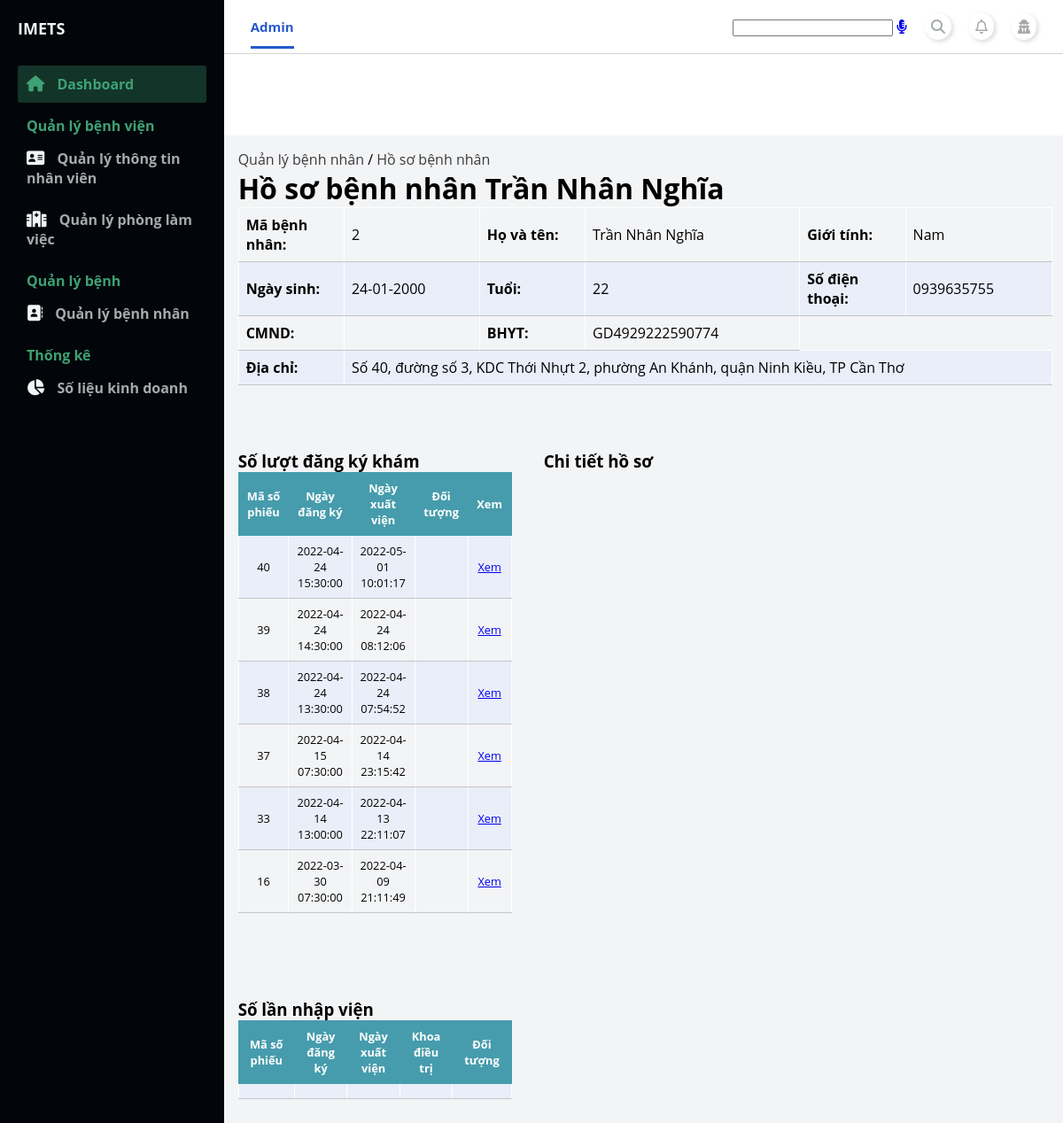
/admin/index.php?page_layout=patient_management&ID_Patient=1 (signed in), run on the app's committed database.
### tables this page shows
CREATE TABLE `patient` (
  `ID_Patient` int(11) NOT NULL,
  `Name` varchar(100) NOT NULL,
  `DOB` date NOT NULL,
  `Sex` varchar(10) NOT NULL,
  `Address` varchar(200) DEFAULT NULL,
  `CMND` varchar(15) DEFAULT NULL,
  `PhoneNumber` varchar(25) NOT NULL,
  `ID_BHYT` varchar(20) DEFAULT NULL,
  `VoteRate` double NOT NULL,
  `UserName` varchar(100) NOT NULL,
  `Password` varchar(100) NOT NULL
);

CREATE TABLE `appointment` (
  `ID_Appointment` int(11) NOT NULL,
  `ID_Staff` int(11) NOT NULL,
  `ID_Patient` int(11) NOT NULL,
  `Date_Booking` datetime NOT NULL,
  `Date_Checkup` int(11) NOT NULL,
  `Date_HospitalDischarge` datetime DEFAULT NULL,
  `Date_ReCheckup` date DEFAULT NULL,
  `BHYT_Checkin` float NOT NULL,
  `ID_PaymentMethod` int(11) DEFAULT NULL,
  `StatusAppointment` varchar(100) DEFAULT NULL
);

CREATE TABLE `medicalrecord` (
  `ID_MedicalRecord` int(11) NOT NULL,
  `ID_Appointment` int(11) NOT NULL,
  `ReasonCheckup` varchar(50) DEFAULT NULL,
  `BodyCheck` varchar(50) DEFAULT NULL,
  `BodyPartsCheck` varchar(50) DEFAULT NULL,
  `PulseRate` int(11) DEFAULT NULL,
  `Temp` float DEFAULT NULL,
  `BloodPressure` varchar(10) DEFAULT NULL,
  `Breathing` int(11) DEFAULT NULL,
  `Height` float DEFAULT NULL,
  `Weight` float DEFAULT NULL,
  `Result` varchar(255) DEFAULT NULL,
  `TreatmentDirection` varchar(255) DEFAULT NULL,
  `Advice` varchar(255) DEFAULT NULL
);

CREATE TABLE `schedule` (
  `ID_schedule` int(11) NOT NULL,
  `title` varchar(255) NOT NULL,
  `Session` varchar(15) NOT NULL,
  `start` datetime DEFAULT NULL,
  `end` datetime DEFAULT NULL,
  `ID_Staff` int(11) NOT NULL,
  `ID_Room` int(11) NOT NULL,
  `t_stamp` timestamp NOT NULL DEFAULT current_timestamp() ON UPDATE current_timestamp()
);

### admin/modules_admin/patient_management/patientManagement.php (the view)
<?php
    include './../config.php';
    $ID_Patient = $_GET['ID_Patient'];
    $sql = "SELECT * FROM appointment JOIN patient ON appointment.ID_Patient=patient.ID_Patient";
    $query = mysqli_query($conn, $sql);
    $rows = mysqli_fetch_array($query);
?>
<main>
    <div class="container-table">
        <div class="link-nav-pages">
            <a href="./index.php?page_layout=patient_management">Quản lý bệnh nhân</a> /
            <a href="">Hồ sơ bệnh nhân</a>
        </div>
        <div class="table-header">
            <h1>Hồ sơ bệnh nhân <?php echo $rows['Name'] ?></h1>
        </div>
        <div class="personalInfo">
                <table class="personalInfoTable">
                    <tr>
                        <th>Mã bệnh nhân: </th>
                        <td><?php echo $rows['ID_Patient'] ?></td>
                        <th>Họ và tên: </th>
                        <td><?php echo $rows['Name'] ?></td>
                        <th>Giới tính: </th>
                        <td><?php echo $rows['Sex'] ?></td>
                    </tr>
                    <tr>
                        <th>Ngày sinh: </th>
                        <td><?php
                            echo date('d-m-Y', strtotime($rows['DOB'])); ?></td>
                        <th>Tuổi: </th>
                        <td><?php
                            $date = getdate();
                            echo $date['year'] - substr($rows['DOB'],0,4);
                        ?></td>
                        <th>Số điện thoại: </th>
                        <td><?php echo $rows['PhoneNumber'] ?></td>
                    </tr>
                    <tr>
                        <th>CMND: </th>
                        <td><?php echo $rows['CMND'] ?></td>
                        <th>BHYT: </th>
                        <td><?php echo $rows['ID_BHYT'] ?></td>
                    </tr>
                    <tr>
                        <th>Địa chỉ: </th>
                        <td colspan="5"><?php echo $rows['Address'] ?></td>
                    </tr>
                </table>
            </div>
            <div class="record">
                <div class="summary">
                    <div class="summary-content">
                        <h3>Số lượt đăng ký khám</h3>
                        <table class="personalInfoTable recordTable">
                            <tr>
                                <th>Mã số phiếu</th>
                                <th>Ngày đăng ký</th>
                                <th>Ngày xuất viện</th>
                                <th>Đối tượng</th>
                                <th>Xem</th>
                            </tr>
                            <?php
                                    $sql_appointment = "SELECT * FROM appointment
                                    JOIN schedule ON schedule.ID_schedule=appointment.Date_Checkup
                                    JOIN staff ON staff.ID_Staff=appointment.ID_Staff
                                    JOIN medicalrecord ON medicalrecord.ID_Appointment=appointment.ID_Appointment
                                    ORDER BY appointment.ID_Appointment DESC";
                                    $query_appointment = mysqli_query($conn, $sql_appointment);
                                    while($rows_appointment = mysqli_fetch_array($query_appointment)){
                                ?>
                            <tr>
                                <td><?php echo $rows_appointment['ID_Appointment'] ?></td>
                                <td><?php echo $rows_appointment['start'] ?></td>
                                <td><?php echo $rows_appointment['Date_HospitalDischarge'] ?></td>
                                <td><?php if($rows_appointment['BHYT_Checkin']==1) echo 'BHYT';?></td>
                                <td><a href="./index.php?page_layout=patient_management&ID_Patient=<?php echo $ID_Patient ?>&ID_Appointment=<?php echo $rows_appointment['ID_Appointment'] ?>">Xem</a></td>
                            </tr>
                            <?php
                                }
                            ?>
                        </table>
                    </div>
                    <br>
                    <div class="summary-content">
                        <h3>Số lần nhập viện</h3>
                        <table class="personalInfoTable recordTable">
                            <tr>
                                <th>Mã số phiếu</th>
                                <th>Ngày đăng ký</th>
                                <th>Ngày xuất viện</th>
                                <th>Khoa điều trị</th>
                                <th>Đối tượng</th>
                            </tr>
                            <tr>
                                <td></td>
                                <td></td>
                                <td></td>
                                <td></td>
                                <td></td>
                            </tr>
                        </table>
                    </div>
                </div>
                <?php include './modules_admin/patient_management/detailRecord.php'; ?>
            </div>
    </div>
</main>

### admin/modules_admin/style/index_admin.css (style rules this page uses)
:root { --white: #ffffff; --lightblue:#E9EEF9; --blue:#295FD5; --blacktext:#3B3B3B; --red: #E85253; --box-shadow:.5rem .5rem 0 rgba(22, 86, 160, 0.2); --text-shadow:.4rem .4rem 0 rgba(0, 0, 0, .2); --border:.2rem solid var(--blue); }
* { margin: 0; padding: 0; }
body { box-sizing: border-box; font-family: 'Open Sans', sans-serif; }

### admin/modules_admin/style/content_admin.css (style rules this page uses)
main { background: #f3f4f6; grid-area: main; overflow-y: auto; }

### admin/modules_admin/style/staff_management.css (style rules this page uses)
.container-table { width: 97%; margin: 1rem 1rem 0 1rem; }
th, td { text-align: left; padding: 0.5rem; }
tr:nth-child(even) { background-color: var(--lightblue); }

### admin/modules_admin/style/detail_staffManagement.css (style rules this page uses)
.link-nav-pages a { text-decoration: none; color: var(--blacktext); }

### admin/modules_admin/style/patient_management.css (style rules this page uses)
.personalInfoTable { border-collapse: collapse; width: 100%; }
.personalInfoTable th, td { padding: 8px; text-align: left; border-bottom: 1px solid #c5c5c5; border-top: 1px solid #ffffff; border-right: 1px solid #ffffff; border-left: 1px solid #ffffff; }
.personalInfoTable th { width: 13%; }
.record { display: flex; }
.summary { width: 35%; height: 100vh; }
.recordTable th { background-color: #469cac; border: 1px solid #469cac; color: #ffffff; font-size: 0.8rem; text-align: center; }
.recordTable td { font-size: 0.8rem; text-align: center; }
.summary-content { margin-top: 3vh; }

### data on the page
patient: Name "Trần Nhân Nghĩa", ID_Patient "2", Sex "Nam", DOB "24-01-2000", $date['year']-substr($rows['DOB'],0,4) "22", PhoneNumber "0939635755", ID_BHYT "GD4929222590774", Address "Số 40, đường số 3, KDC Thới Nhựt 2, phường An Khánh, quận Ninh Kiều, TP Cần Thơ"
appointment: medicalrecord.ID_Appointment "40", Date_Checkup.start "2022-04-24 15:30:00", Date_HospitalDischarge "2022-05-01 10:01:17"
appointment: medicalrecord.ID_Appointment "39", Date_Checkup.start "2022-04-24 14:30:00", Date_HospitalDischarge "2022-04-24 08:12:06"
appointment: medicalrecord.ID_Appointment "38", Date_Checkup.start "2022-04-24 13:30:00", Date_HospitalDischarge "2022-04-24 07:54:52"
appointment: medicalrecord.ID_Appointment "37", Date_Checkup.start "2022-04-15 07:30:00", Date_HospitalDischarge "2022-04-14 23:15:42"
appointment: medicalrecord.ID_Appointment "33", Date_Checkup.start "2022-04-14 13:00:00", Date_HospitalDischarge "2022-04-13 22:11:07"
appointment: medicalrecord.ID_Appointment "16", Date_Checkup.start "2022-03-30 07:30:00", Date_HospitalDischarge "2022-04-09 21:11:49"
